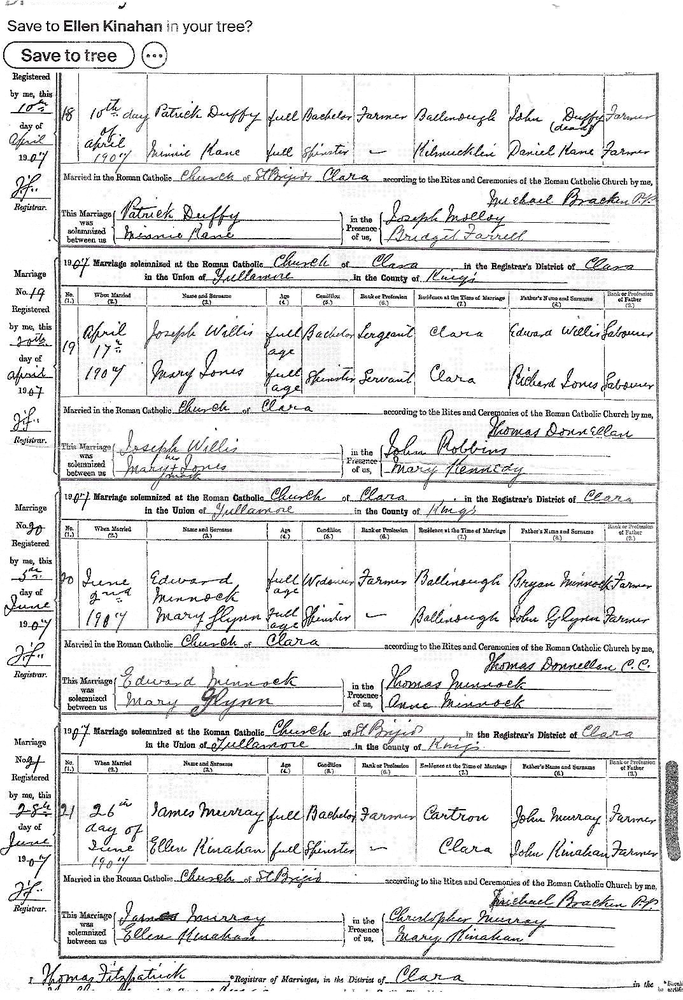
#> input picture data/samples/Handwritten_note.png, 683 x 1000 px, shrunk from 1073 x 1571 before the run
$ jupyter execute script2text_step1_preprocessing.ipynb
#> lines starting #> are read from the running program, lines starting #| are printed output that depends on the picture; after the words box and inside, x2 and y2 are one past the last pixel; in counts of white or black regions, pixels touching at a corner belong together
[cell 1]
# Script2Text - Step 1: Preprocessing

# This script reads a handwritten note image, converts it to grayscale,
# applies thresholding, removes noise, and saves each step.


import cv2
import numpy as np
from pathlib import Path
import matplotlib.pyplot as plt

# 1. Define the path to the image

# This will work for your Script2Text folder structure
ROOT = Path.cwd().parents[0]
img_path = ROOT / "data" / "samples" / "Handwritten_note.png"


# 2. Load the image using OpenCV

I = cv2.imread(str(img_path))
#> I is the input picture: shape (1000, 683, 3); mean B, G, R 228.5, 228.4, 228.5
if I is None:
    raise Exception(f"Image not found: {img_path}")


# 3. Convert the image to grayscale

gray = cv2.cvtColor(I, cv2.COLOR_BGR2GRAY)


# 4. Apply Otsu’s thresholding to binarize the image

_, thresh = cv2.threshold(gray, 0, 255, cv2.THRESH_BINARY + cv2.THRESH_OTSU)
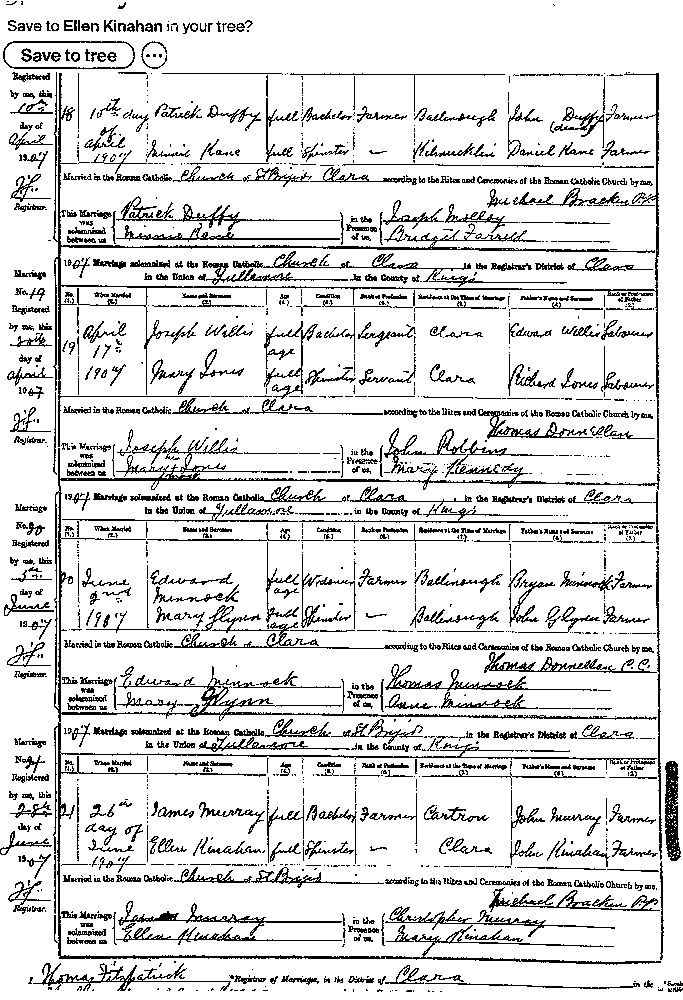
#> thresh: shape (1000, 683); 86.6% white; black in thin lines or dots


# 5. Use morphological opening to clean small noise

kernel = np.ones((2, 2), np.uint8)
clean = cv2.morphologyEx(thresh, cv2.MORPH_OPEN, kernel)
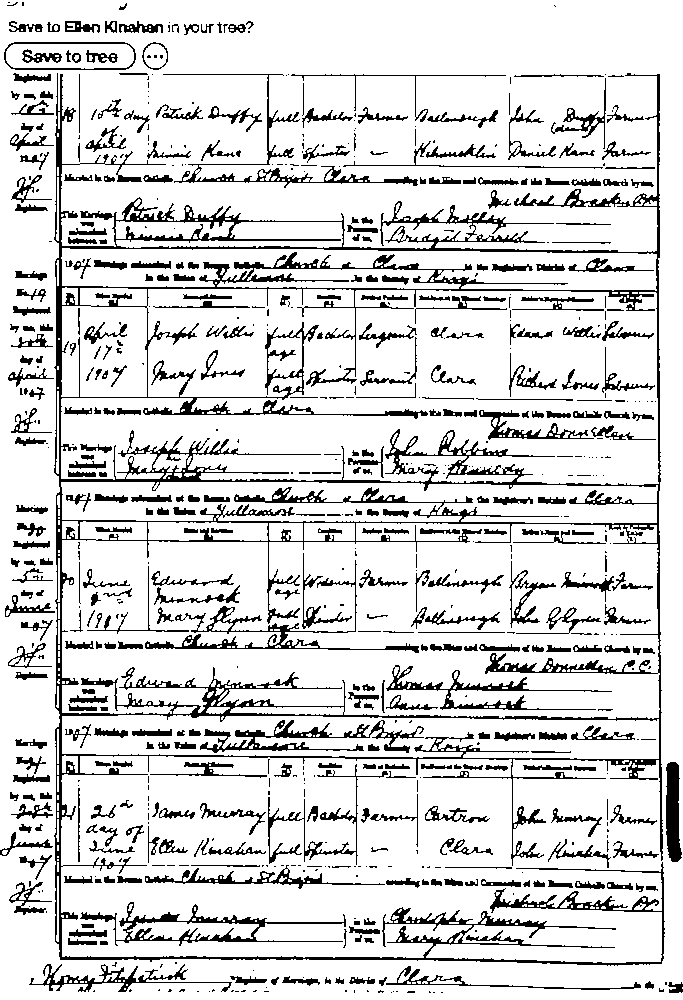
#> clean: shape (1000, 683); 84.8% white; 698 black regions (296 under 20 px), largest, box (x1, y1, x2, y2) and area: (54, 73, 665, 966) 41847, (145, 560, 419, 653) 2094, (80, 902, 346, 946) 2017


# 6. Display results using Matplotlib

plt.figure(figsize=(12, 4))

plt.subplot(1, 3, 1)
plt.title("Grayscale")
plt.imshow(gray, cmap="gray")
plt.axis("off")

plt.subplot(1, 3, 2)
plt.title("Thresholded")
plt.imshow(thresh, cmap="gray")
plt.axis("off")

plt.subplot(1, 3, 3)
plt.title("Cleaned (Noise Removed)")
plt.imshow(clean, cmap="gray")
plt.axis("off")

plt.tight_layout()
plt.show()
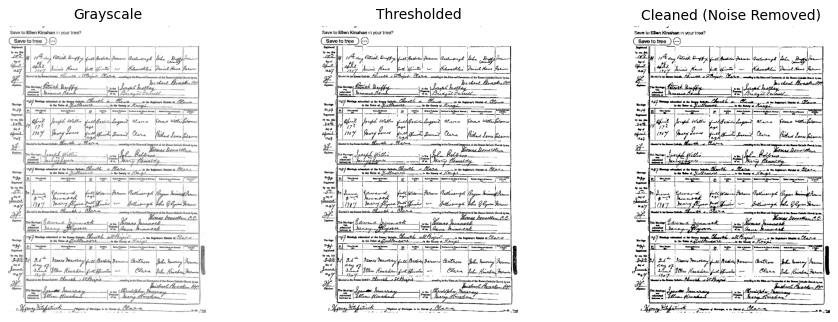
#> figure drawn by matplotlib, 3 panels


# 7. Save the outputs to the output folder

output_dir = ROOT / "output"
output_dir.mkdir(parents=True, exist_ok=True)

cv2.imwrite(str(output_dir / "step1_gray.jpg"), gray)
cv2.imwrite(str(output_dir / "step2_thresh.jpg"), thresh)
cv2.imwrite(str(output_dir / "step3_clean.jpg"), clean)

print("Preprocessing complete!")
print("Images saved in:", output_dir)

$ run again, with data/samples/Handwritten_2025-09-18_110153_2.png copied over data/samples/Handwritten_note.png
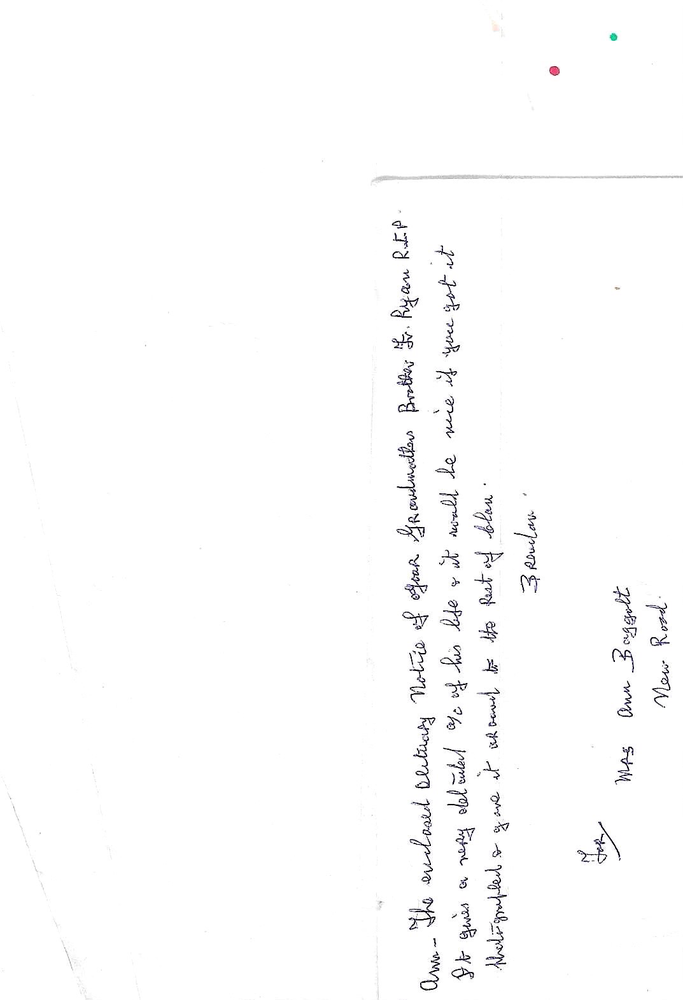
#> input picture data/samples/Handwritten_2025-09-18_110153_2.png, 683 x 1000 px, shrunk from 1073 x 1571 before the run
#> I is the input picture: shape (1000, 683, 3); mean B, G, R 252.4, 252.2, 252.3
#> `_, thresh = cv2.threshold(gray, 0, 255, cv2.THRESH_BINARY + cv2.THRESH..`:
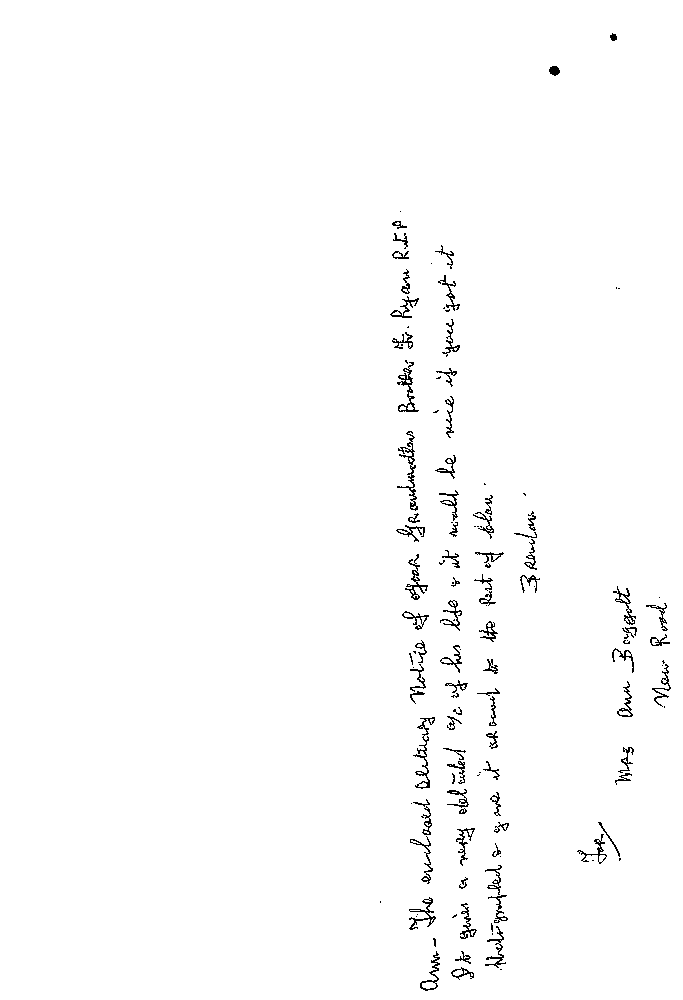
#> thresh: shape (1000, 683); 98.7% white; black in thin lines or dots, all inside (x1, y1, x2, y2) = (380, 33, 671, 991)
#> clean: shape (1000, 683); 98.6% white; black in thin lines or dots, all inside (x1, y1, x2, y2) = (381, 34, 672, 992)
#> `plt.show()`:
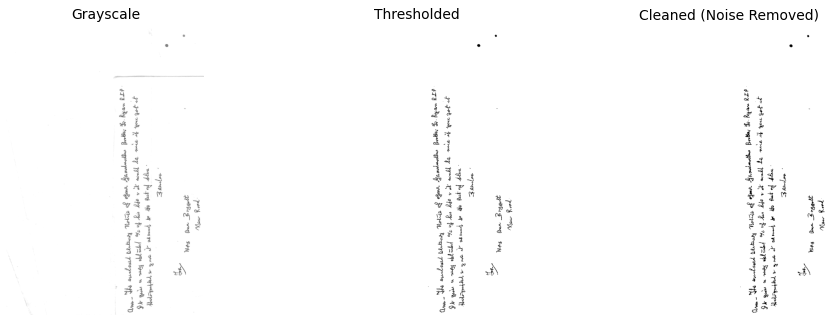
#> figure drawn by matplotlib, 3 panels
